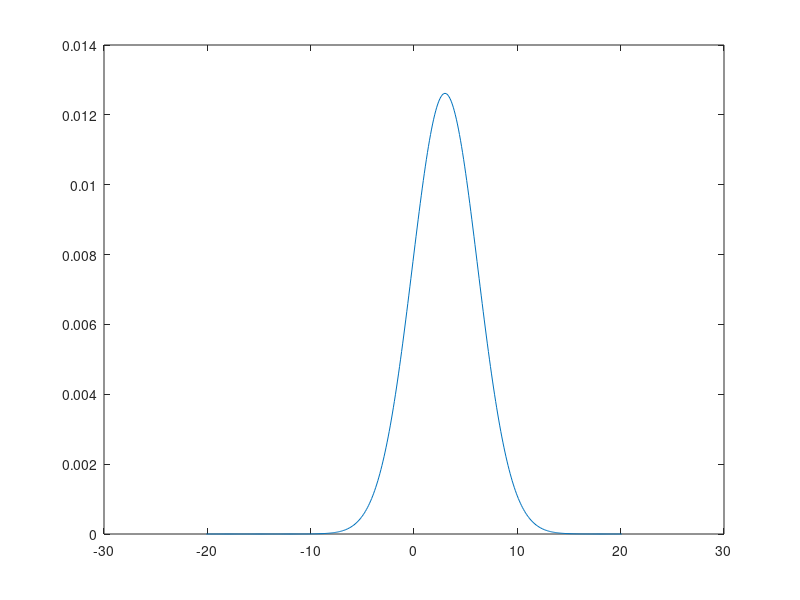

This figure's MATLAB source: (Note: this script raises an error after producing the figure.)
y = 3*ones(3001,1) + 2*(randn(3001,1)); % signal amplitude is 3 units and noise amplitude is 2 unit
y_p(1) = 0;
k = 0.5.*(2*rand(403,1)-1);
psi(:,1) = exp(-(((-200-1:200+1)-30).^2)/(2*1000))*(1/sqrt(2*pi*1000));
plot((-200-1:200+1)*0.1,psi(:,1))
%%
for t = 1:3000
    t
    for ep = 1:2
        V = -(480*(y(t) - y_p(t))).*k;
        psi(2:403-1,t+1) = psi(2:403-1,t) + ((1i*0.01)/(2*0.1*0.1*0.1)).*(psi(3:403,t) - 2*psi(2:403-1,t) + psi(1:403-2,t)) - 1i.*0.01.*V(2:403-1).*psi(2:403-1,t);
        psi(:,t+1) =  psi(:,t+1)./sum(abs(psi(:,t+1)));
        p(:,t+1) = abs(psi(:,t+1)).^2/(sum(abs(psi(:,t+1)).^2));
        y_p(t+1) = (-200-1:200+1)*0.1'*p(:,t+1);
        
        k(:) = k(:) + (0.01*0.08*(y(t) - y_p(t))).*p(:,t+1);
        
    end
    plot((-200-1:200+1)*0.1,smooth(smooth(abs(psi(:,t+1)))))
    pause(0.001)
end
figure(2)
plot([1:3001],y,'-b',[1:3001],y_p,'-r',[1:3001],3*ones(3001,1),'-g')
figure(4)
plot((-200-1:200+1)*0.1,p(:,3001))
